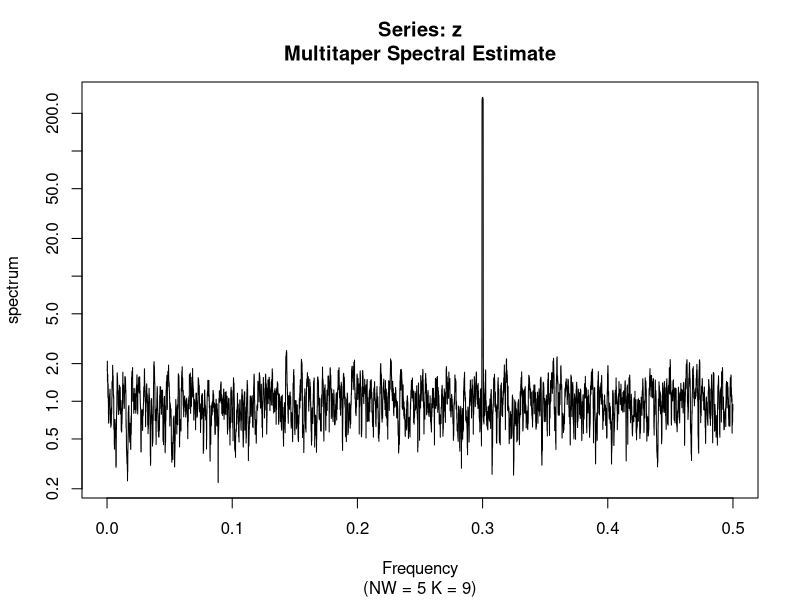
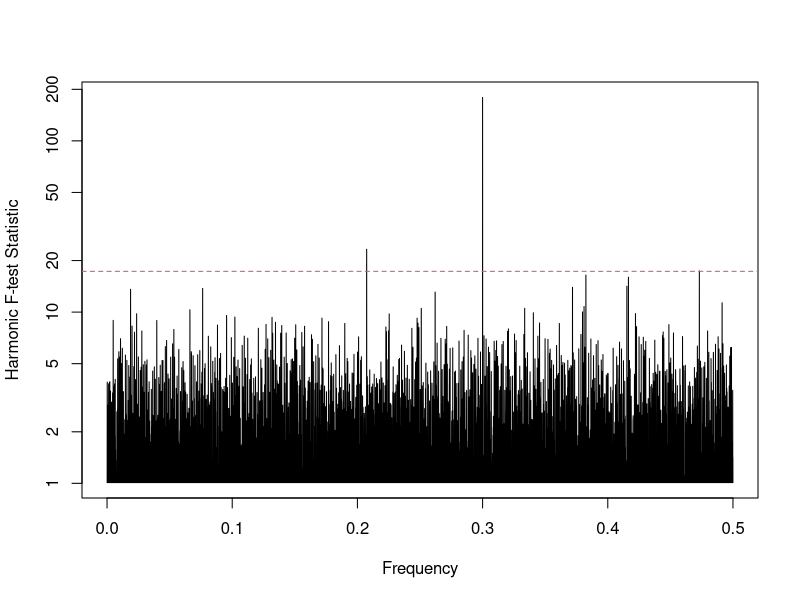

Write R code to recreate these figures, in order. (Note: this script raises an error after producing the figures.)

# simple sinusoid with no FM
set.seed(1250)
t <- 1:10000
N <- length(t)
nw <- 5
w <- nw / N
k <- 2*nw - 1
f <- 0.3
amp <- 1
phi <- 0
alpha <- 1/N

sig <- amp*sin(2*pi*f*t + phi)
noise <- rnorm(N)
z <- sig + noise
z <- ts(z)

s <- multitaper::spec.mtm(z, k=k, nw=nw, Ftest = TRUE)
plot(s, Ftest = TRUE)
abline(h=qf(1-alpha,2,2*(k-1)), lty=2,col=2)




#single line component
#simple FM -W -> W -> -W by line segments
set.seed(11)
t <- 1:10000
N <- length(t)
nw <- 12
w <- nw/N
k <- 2*nw - 1
amp <- 1
phase <- 0
f <- 0.3


f.mod <- function(t) {
  if(0 <= t && t <= N/2){
    return(-w*(1-2*t/N) + 2*t*w/N)
  } else if (N/2 < t && t <= N){
    return( w*2*t/N + 3*w*(1 - 2*t/N) )
  }
  
}

sig <- amp*sin(2*pi*(f + f.mod(t))*t + phase)
noise <- rnorm(N)

z <- sig + noise
z <- ts(z)
plot(z, xlim=c(0,100))

padding <- 6^ceiling(log(10*N,6))
taper <- multitaper::dpss(N, k=k-1, nw=nw, returnEigenvalues =TRUE)

s <- multitaper::spec.mtm(z,nw=nw,k=k-1, Ftest = TRUE, dpssIN = taper$v, nFFT=padding)
plot(s, Ftest = TRUE)

s2 <- multitaper::dropFreqs(s, 0.28, 0.32)
plot(s2)
plot(s2, Ftest=TRUE)

max.f <- s$freq[which(s$mtm$Ftest == max(s$mtm$Ftest))]

#Dave Riegert gave me this block function
block <- function(n, blockSize, overlap){ 
  increment <- ceiling(blockSize * (1-overlap)) 
  sectIdx <- seq(1, n-blockSize+1, by=increment) 
  numSect <- length(sectIdx) 
  list(startIdx = sectIdx, increment = increment, nBlock = numSect, blockSize = blockSize)
}

blok <- block(N, N/3, 0.4)

nBlock <- blok$nBlock
startIdx <- blok$startIdx
blockSize <- blok$blockSize

#system.time({
spec.list <- list()
spec.list2 <- list()
for( i in 1:nBlock ){
  spec.list[[i]] <- multitaper::spec.mtm(ts( z[ startIdx[i]:( startIdx[i] + blockSize - 1) ]), 
                                         k=k-1,nw=nw,Ftest = TRUE, dpssIN = taper$v,nFFT=padding)
  plot(spec.list[[i]], Ftest = TRUE)
  abline(h=qf(0.99,2,2*( (k-1) - 1)), col=2, lty=2)
    
  spec.list2[[i]] <- multitaper::dropFreqs(spec.list[[i]], f - 0.02, f + 0.02)
  plot(spec.list2[[i]])
  plot(spec.list2[[i]], Ftest=TRUE)
  abline(h=qf(0.99,2,2*( (k-1) - 1)), col=2, lty=2)
  
}
#})
  


#quadratic FM with a single line component. Again, -W to W to -W

#time and bandwidth parameters
N <- 10000
t <- 0:(N-1)
nw <- 7
k <- 2*nw - 1
w <- nw / N

#signal parameters
A <- 1
P <- 0
f <- 0.3

#FM parameters
b <- 8*w/(N-1)

quadratic.fm <- function(t) -b*t^2 / (N-1) + b*t - w

#sig <- A * sin( 2*pi*( f + quadratic.fm(t) ) + P)
sig <- A * sin( 2*pi*( f + quadratic.fm(t) )*t + P)

set.seed(420)
noise <- rnorm(N)

x <- sig + noise
x <- ts(x)

plot(t,quadratic.fm(t), type='l')
plot(x, xlim=c(0,200))

taper <- multitaper::dpss(N,nw,k,returnEigenvalues = TRUE)
padding <- 6^ceiling(log(10*N,6))


s.deg2 <- multitaper::spec.mtm(x,nw=nw,k=k,dpssIN=taper$v,Ftest=TRUE,nFFT=padding)

Fs <- c(qf(0.99,2,2*(k-1)),qf(0.999,2,2*(k-1)),qf(0.9999,2,2*(k-1)) )
plot(s.deg2, Ftest=TRUE)
abline(h=Fs,lty=2,col=2)
text(x=c(0.3,0.3,0.3),y=c(7,11,16),labels=c("0.99","0.999","0.9999"))

s.deg2.zoom <- multitaper::dropFreqs(s.deg2,f - 0.02,f + 0.02)
plot(s.deg2.zoom)
plot(s.deg2.zoom, Ftest = TRUE)

#check the quadratic over different blocks as before. also figure out signal to noise ratio and 
#how to generate the signal

spec.list3 <- list()
spec.list4 <- list()
for( i in 1:nBlock ){
  spec.list3[[i]] <- multitaper::spec.mtm(ts( x[ startIdx[i]:( startIdx[i] + blockSize - 1) ]), 
                                         k=k-1,nw=nw,Ftest = TRUE, dpssIN = taper$v,nFFT=padding)
  plot(spec.list3[[i]], Ftest = TRUE)
  abline(h=Fs, col=2, lty=2)
  
  spec.list4[[i]] <- multitaper::dropFreqs(spec.list3[[i]], f - 0.02, f + 0.02)
  plot(spec.list4[[i]])
  plot(spec.list4[[i]], Ftest=TRUE)
  abline(h=Fs, col=2, lty=2)
  
}




#more than one line component. center frequencies separated by more than W
#time and bandwidth parameters
N <- 10000
t <- 0:N
nw <- 7
k <- 2*nw - 1
w <- nw / N

#signal parameters
A1 <- 3
A2 <- 4
P <- 0
f1 <- 0.3
f2 <- 0.15

#FM parameters
b <- 8*w/N

quadratic.fm <- function(t) -b*t^2 / N + b*t - w

sig1 <- A1 * sin( 2*pi*( f1 + quadratic.fm(t) )*t + P)
sig2 <- A2 * sin( 2*pi*( f2 + quadratic.fm(t) )*t + P)

set.seed(428)
noiz <- rnorm(N+1)

z <- ts( sig1 + sig2 + noiz)

taper <- multitaper::dpss(N,nw,k,returnEigenvalues = TRUE)
padding <- 6^ceiling(log(10*N,6))

strum <- multitaper::spec.mtm(z,nw=nw,k=k,dpssIN=taper$v,Ftest=TRUE,nFFT=padding)
plot(strum, Ftest=TRUE)

#what if the center frequencies are less than W apart?
f2 <- f1 - w/2
sig2 <- A2 * sin( 2*pi*( f2 + quadratic.fm(t) )*t + P)

set.seed(433)
noiz <- rnorm(N+1)

z <- ts( sig1 + sig2 + noiz)

strum <- multitaper::spec.mtm(z,nw=nw,k=k,dpssIN=taper$v,Ftest=TRUE,nFFT=padding)
plot(strum, Ftest=TRUE)

spec.list3 <- list()
spec.list4 <- list()
for( i in 1:nBlock ){
  spec.list3[[i]] <- multitaper::spec.mtm( z[ startIdx[i]:( startIdx[i] + blockSize - 1) ], 
                                          k=k-1,nw=nw,Ftest = TRUE, dpssIN = taper$v,nFFT=padding)
  plot(spec.list3[[i]], Ftest = TRUE)
  abline(h=c( qf(0.99,2,2*(k-1) ) ,qf(0.999,2,2*(k-1) )), col=2, lty=2)
  
  spec.list4[[i]] <- multitaper::dropFreqs(spec.list3[[i]], f - 0.02, f + 0.02)
  plot(spec.list4[[i]])
  plot(spec.list4[[i]], Ftest=TRUE)
  abline(h=c( qf(0.99,2,2*(k-1) ) ,qf(0.999,2,2*(k-1) )), col=2, lty=2)
  
}





#now to see how much FM it takes to ruin your day
N <- 10000
t <- 0:(N-1)
nw <- 7
k <- 2*nw - 1
w <- nw / N

#signal parameters
A <- 1
P <- 0
f <- 0.3

#FM parameters. prop = proportion of half bandwidth involved in FM. FM goes from 
#f-pW to f+pW. b is just a coefficient determined by creating a suitable quadratic
prop <- 0.69 
pW <- prop*w
b <- 8*pW/(N-1)


quadratic.fm <- function(t) -b*t^2 / (N-1) + b*t - pW

#sig <- A * sin( 2*pi*( f + quadratic.fm(t) ) + P)
sig <- A * sin( 2*pi*( f + quadratic.fm(t) )*t + P)

plot(sig[1:200],type='l')
lines(1:200,sin(2*pi*f*(1:200)),col=2)


set.seed(420)
noise <- rnorm(N)

x <- sig + noise
x <- ts(x)

plot(t,quadratic.fm(t), type='l')
plot(x, xlim=c(0,200))

taper <- multitaper::dpss(N,nw,k,returnEigenvalues = TRUE)
padding <- 6^ceiling(log(10*N,6))

s.deg2 <- multitaper::spec.mtm(x,nw=nw,k=k,dpssIN=taper$v,Ftest=TRUE,nFFT=padding)

Fs <- c(qf(0.99,2,2*(k-1)),qf(0.999,2,2*(k-1)),qf(0.9999,2,2*(k-1)) )
plot(s.deg2, Ftest=TRUE)
abline(h=Fs,lty=2,col=2)
text(x=c(0.3,0.3,0.3),y=c(7,11,16),labels=c("0.99","0.999","0.9999"))

s.deg2.zoom <- multitaper::dropFreqs(s.deg2,f - 0.02,f + 0.02)
plot(s.deg2.zoom)
plot(s.deg2.zoom, Ftest = TRUE)
abline(h=Fs,lty=2,col=2)


block <- function(n, blockSize, overlap){ 
  increment <- ceiling(blockSize * (1-overlap)) 
  sectIdx <- seq(1, n-blockSize+1, by=increment) 
  numSect <- length(sectIdx) 
  list(startIdx = sectIdx, increment = increment, nBlock = numSect, blockSize = blockSize)
}

blok <- block(N, N/4, 0.5)

nBlock <- blok$nBlock
startIdx <- blok$startIdx
blockSize <- blok$blockSize



spec.list3 <- list()
spec.list4 <- list()
for( i in 1:nBlock ){
  spec.list3[[i]] <- multitaper::spec.mtm(ts( x[ startIdx[i]:( startIdx[i] + blockSize - 1) ]), 
                                          k=k-1,nw=nw,Ftest = TRUE, dpssIN = taper$v,nFFT=padding)
  plot(spec.list3[[i]], Ftest = TRUE)
  abline(h=Fs, col=2, lty=2)
  
  spec.list4[[i]] <- multitaper::dropFreqs(spec.list3[[i]], f - 0.02, f + 0.02)
  plot(spec.list4[[i]])
  plot(spec.list4[[i]], Ftest=TRUE)
  abline(h=Fs, col=2, lty=2)
  
}
# early blocks pick up the center frequency, but later blocks completely miss it. 
# lower p, around 0.2 it starts being able to pick up the center frequency in later blocks
# and even almost in the original F test with no segmenting. The data is extremely contrived
# though and I am specifically looking for a predetermined frequency. 




N <- 10000
t <- 0:(N-1)
nw <- 10
k <- 2*nw - 1
w <- nw / N

#signal parameters
A <- 1
P <- 0
f <- 0.3

#FM parameters. prop = proportion of half bandwidth involved in FM. FM goes from 
#f-pW to f+pW. b is just a coefficient determined by creating a suitable quadratic
prop <- 0.69 
pW <- prop*w
b <- 8*pW/(N-1)

quadratic.fm <- function(t) -b*t^2 / (N-1) + b*t - pW
sig <- A * cos(2*pi*( f + quadratic.fm(t) ) * t + P ) + A * sin(2*pi*( f + quadratic.fm(t) ) * t + P )
noiz <- rnorm(N) + 1i * rnorm(N)

X <- sig + noiz
v <- dpss(N,k,nw)
v <- v$v

nFFT <- 2^ceiling(log2(2*N))

tapered.X <- rbind(v*X, matrix(data=0,nrow = nFFT-N, ncol=k))
tt <- 0:(nFFT-1)
Y <- mvfft(tapered.X)

d <- 3
phi <- -pW * cos( 2*pi*d/(2*(N-1))*t )
Phi <- f + phi
plot(t,Phi, type = 'l')
points(c(0, (N-1)/3, 2*(N-1)/3, N-1), c(f-pW,f+pW,f-pW,f+pW))
#problem: don't have local mins and maxs at interior f+-pW points
#solution? use derivative constraints at interior points instead. this doesn't work

set.seed(111)
ndata <- 200
f0 <- 0.3
sig <- cos((f+Fmod)*0:(ndata-1)) + 1i*sin((f0+Fmod)*0:(ndata-1)) 
noiz <- rnorm(ndata, sd = sigmat) + 1i * rnorm(ndata, sd = sigmat)
CDN <- sig + noiz
